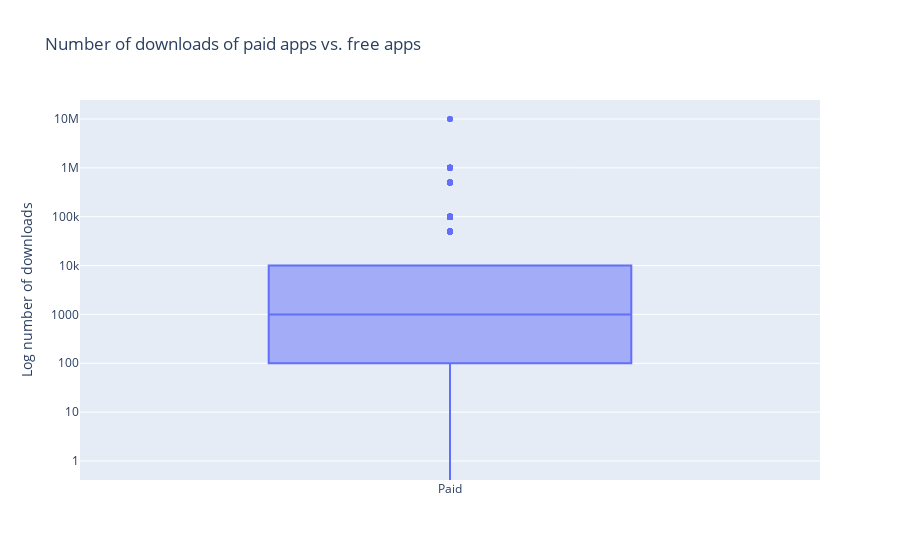

The cell this chart's notebook holds for it:
### Code cell
trace0 = go.Box(
    # Data for paid apps
    y = apps[apps['Type'] == 'Paid']['Installs'],
    name = 'Paid'
)

trace1 = go.Box(
    # Data for free apps
    y = apps[apps['Type'] == 'Unpaid']['Installs'],
    name = 'Free'
)

layout = go.Layout(
    title = "Number of downloads of paid apps vs. free apps",
    yaxis = dict(title = "Log number of downloads",
                type = 'log',
                autorange = True)
)

# Add trace0 and trace1 to a list for plotting
data = [trace0, trace1]
plotly.offline.iplot({'data': data, 'layout': layout})

### Figure 1 — Plotly figure (JSON) as saved in the notebook; plotly's stock layout.template omitted (floating-point values rounded to 4 significant figures; data arrays with more than 128 entries replaced by an {"elided": "..."} marker saying what was removed)
{"data": [{"name": "Paid", "type": "box", "y": {"elided": "756 int values"}}, {"name": "Free", "type": "box", "y": []}], "layout": {"autosize": true, "title": {"text": "Number of downloads of paid apps vs. free apps"}, "xaxis": {"autorange": true, "range": [-0.5, 0.5], "type": "category"}, "yaxis": {"autorange": true, "range": [-0.3889, 7.389], "title": {"text": "Log number of downloads"}, "type": "log"}}}
